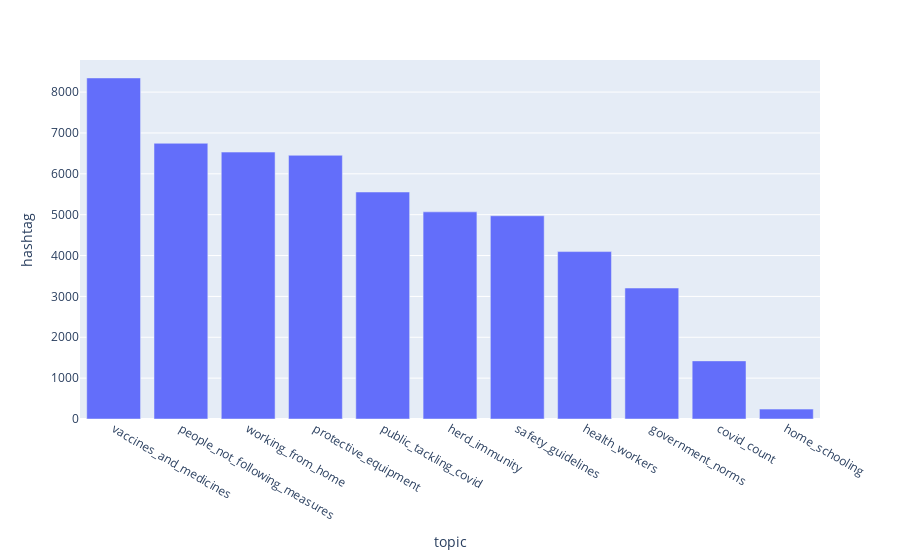

Notebook code cell kept with this figure:
### Code cell
new = october_data.groupby('topic').count()['hashtag'].sort_values(ascending = False).reset_index().iloc[:20]

import plotly.express as px
px.bar(new,x = 'topic',y ='hashtag')

### Figure 1 — Plotly figure (JSON) as saved in the notebook; plotly's stock layout.template omitted (floating-point values rounded to 4 significant figures)
{"data": [{"alignmentgroup": "True", "hovertemplate": "topic=%{x}<br>hashtag=%{y}<extra></extra>", "legendgroup": "", "marker": {"color": "#636efa"}, "name": "", "offsetgroup": "", "orientation": "v", "showlegend": false, "textposition": "auto", "type": "bar", "x": ["vaccines_and_medicines", "people_not_following_measures", "working_from_home", "protective_equipment", "public_tackling_covid", "herd_immunity", "safety_guidelines", "health_workers", "government_norms", "covid_count", "home_schooling"], "xaxis": "x", "y": [8346, 6747, 6532, 6453, 5555, 5069, 4973, 4097, 3205, 1422, 242], "yaxis": "y"}], "layout": {"barmode": "relative", "legend": {"tracegroupgap": 0}, "margin": {"t": 60}, "xaxis": {"anchor": "y", "domain": [0, 1], "title": {"text": "topic"}}, "yaxis": {"anchor": "x", "domain": [0, 1], "title": {"text": "hashtag"}}}}
